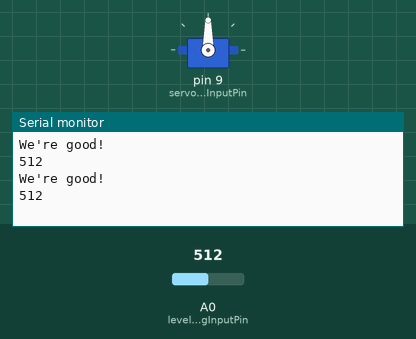
Recording of a sketch running on a simulated Arduino Uno, built with avr-gcc and run on an emulated ATmega328P. Parts: servo, the last lines printed to the serial monitor. Inputs (shaded band) come from the test bench; at power-on: A0 (levelSensorAnalogInputPin) = 512.

Above: at 1.2 s.
1.3 s: A0 (levelSensorAnalogInputPin) set to 530
At 2.7 s:
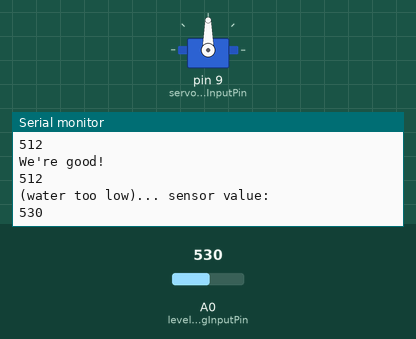
4.5 s: A0 (levelSensorAnalogInputPin) set to 190
At 5.8 s:
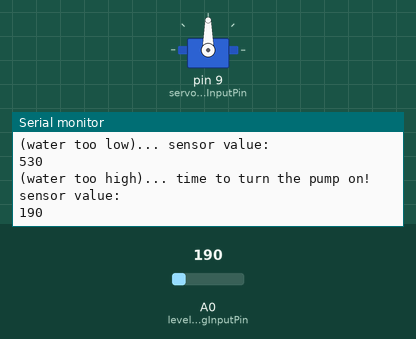
Timing chart, 0 to 7.5 s (numbered marks = the images above; inputs shaded):
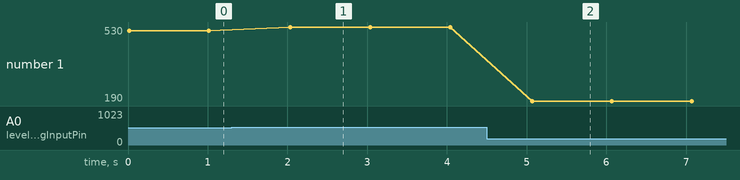

Measured:
- after the input at 1.3 s, the serial monitor: prints a new line after 0.70 s (image 1)
- after the input at 4.5 s, the serial monitor: prints a new line after 0.50 s (image 2)
- plotted number 1: 512 → 530 after the input at 1.3 s, 530 → 190 after the input at 4.5 s

The sketch:

LevelSensorValveSnippet.ino
```cpp
// output of 520 from level sensor = ~1 inch of water
// output of 200 from level sensor = ~8 inches of water

/* LevelSensorValveSnippet
 * Begins integration with two mechanical system components

 * created 7 Mar 2016
 * by Wes Breisch
 * http://www..com
 */

 #include <Servo.h>

int levelSensorAnalogInputPin = A0;
int servoMotorAnalogInputPin = 9;
boolean pumpingDown = false;
boolean pumpingUp = false;
Servo servoMotor;

void setup() {
  // sets the data transfer rate in bits per second for serial data transmission
  Serial.begin(9600);

  // set pin modes for each I/O pin to be used in this program
  pinMode(levelSensorAnalogInputPin, INPUT);
  pinMode(servoMotorAnalogInputPin, INPUT);

  // attach the servo motor to its specific input pin
  servoMotor.attach(servoMotorAnalogInputPin);

  // perform initial read of the level sensor to see if some pumping needs to be done
  int initLevelSensorValue = analogRead(levelSensorAnalogInputPin);

  if (initLevelSensorValue < 500) {
    // leave the valve open in order to remove excess water at start up
    int initServoValue = servoMotor.read();
    Serial.print("Initial Servo Reading (0-180 degrees): ");
    Serial.print(initServoValue);
    Serial.print("\n");
  }
}

void loop() {
  // put your main code here, to run repeatedly:
  // read the input on analog pin 0:
  int levelSensorValue = analogRead(levelSensorAnalogInputPin);
  // print out the value you read:

  if (levelSensorValue < 200) {
    Serial.println("(water too high)... time to turn the pump on! sensor value: ");
    Serial.println(levelSensorValue);
  } else if (levelSensorValue > 520) {
    Serial.println("(water too low)... sensor value: ");
    Serial.println(levelSensorValue);
  } else {
    Serial.println("We're good!");
    Serial.println(levelSensorValue);
  }

  delay(1000);
}
```
